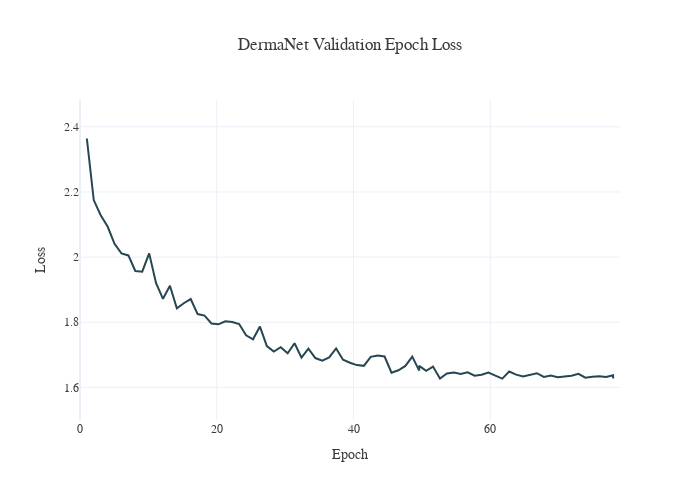

The notebook cell this image was saved under:
### Code cell
# DermaNet: validation epoch loss
val_epoch_loss = pd.read_csv('../outputs/results_data/dermanet_training/dermanet_val_eoch_loss.csv')
if 'Step' in val_epoch_loss.columns:
    val_epoch_loss['Epoch'] = val_epoch_loss['Step'] / 79.0
fig = px.line(
    val_epoch_loss,
    x='Epoch' if 'Epoch' in val_epoch_loss.columns else val_epoch_loss.index,
    y='Value',
    title='DermaNet Validation Epoch Loss',
    labels={'Epoch': 'Epoch', 'Value': 'Loss'},
    color_discrete_sequence=[DARK_BG]
)
fig.update_layout(yaxis_range=[min(1.5, val_epoch_loss['Value'].min()*0.95), max(0.1, val_epoch_loss['Value'].max()*1.05)], xaxis_range=[(val_epoch_loss['Epoch'].min() - 1) if 'Epoch' in val_epoch_loss.columns else None, (val_epoch_loss['Epoch'].max() + 1) if 'Epoch' in val_epoch_loss.columns else None], width=700, height=500)
fig.write_image('imgs/dermanet_val_epoch_loss.png', scale=2)
fig.show()

### Figure 1 — Plotly figure (JSON) as saved in the notebook; plotly's stock layout.template omitted (floating-point values rounded to 4 significant figures)
{"data": [{"hovertemplate": "Epoch=%{x}<br>Loss=%{y}<extra></extra>", "legendgroup": "", "line": {"color": "#264653", "dash": "solid"}, "marker": {"symbol": "circle"}, "mode": "lines", "name": "", "orientation": "v", "showlegend": false, "type": "scatter", "x": [1.0, 2.013, 3.025, 4.038, 5.051, 6.063, 7.076, 8.089, 9.101, 10.11, 11.13, 12.14, 13.15, 14.16, 15.18, 16.19, 17.2, 18.22, 19.23, 20.24, 21.25, 22.27, 23.28, 24.29, 25.3, 26.32, 27.33, 28.34, 29.35, 30.37, 31.38, 32.39, 33.41, 34.42, 35.43, 36.44, 37.46, 38.47, 39.48, 40.49, 41.51, 42.52, 43.53, 44.54, 45.56, 46.57, 47.58, 48.59, 49.61, 49.62, 50.62, 51.63, 52.65, 53.66, 54.67, 55.68, 56.7, 57.71, 58.72, 59.73, 60.75, 61.76, 62.77, 63.78, 64.8, 65.81, 66.82, 67.84, 68.85, 69.86, 70.87, 71.89, 72.9, 73.91, 74.92, 75.94, 76.95, 77.96, 77.97], "xaxis": "x", "y": [2.364, 2.175, 2.129, 2.094, 2.041, 2.012, 2.005, 1.957, 1.955, 2.011, 1.92, 1.872, 1.912, 1.843, 1.858, 1.871, 1.825, 1.821, 1.796, 1.794, 1.803, 1.801, 1.795, 1.76, 1.748, 1.787, 1.727, 1.71, 1.723, 1.705, 1.736, 1.691, 1.719, 1.69, 1.682, 1.692, 1.72, 1.685, 1.676, 1.668, 1.666, 1.694, 1.698, 1.695, 1.645, 1.653, 1.666, 1.695, 1.652, 1.666, 1.651, 1.664, 1.627, 1.643, 1.646, 1.642, 1.647, 1.636, 1.639, 1.645, 1.636, 1.627, 1.649, 1.639, 1.634, 1.638, 1.644, 1.632, 1.637, 1.631, 1.633, 1.636, 1.642, 1.63, 1.633, 1.634, 1.632, 1.637, 1.627], "yaxis": "y"}], "layout": {"height": 500, "legend": {"tracegroupgap": 0}, "title": {"text": "DermaNet Validation Epoch Loss"}, "width": 700, "xaxis": {"anchor": "y", "domain": [0, 1], "range": [0, 78.97], "title": {"text": "Epoch"}}, "yaxis": {"anchor": "x", "domain": [0, 1], "range": [1.5, 2.482], "title": {"text": "Loss"}}}}
